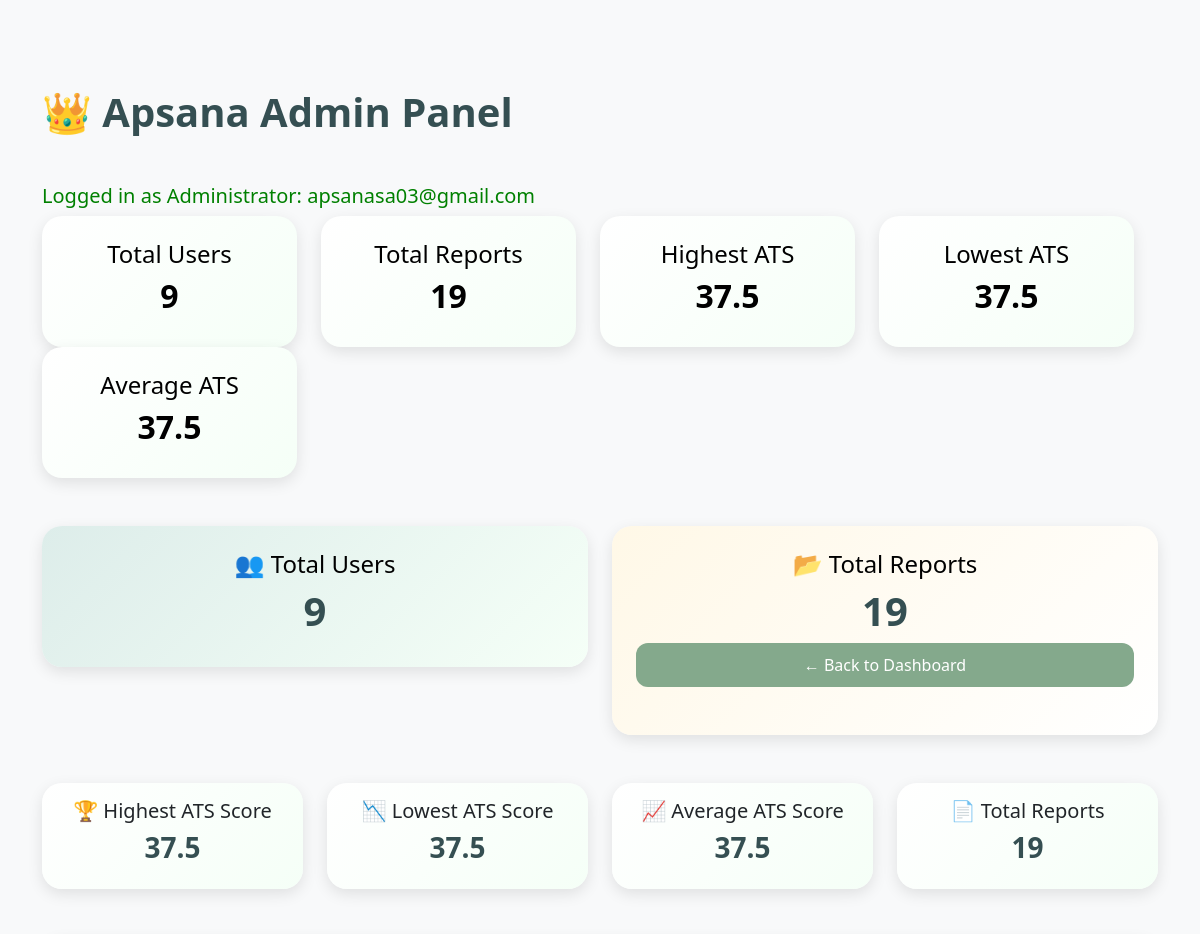
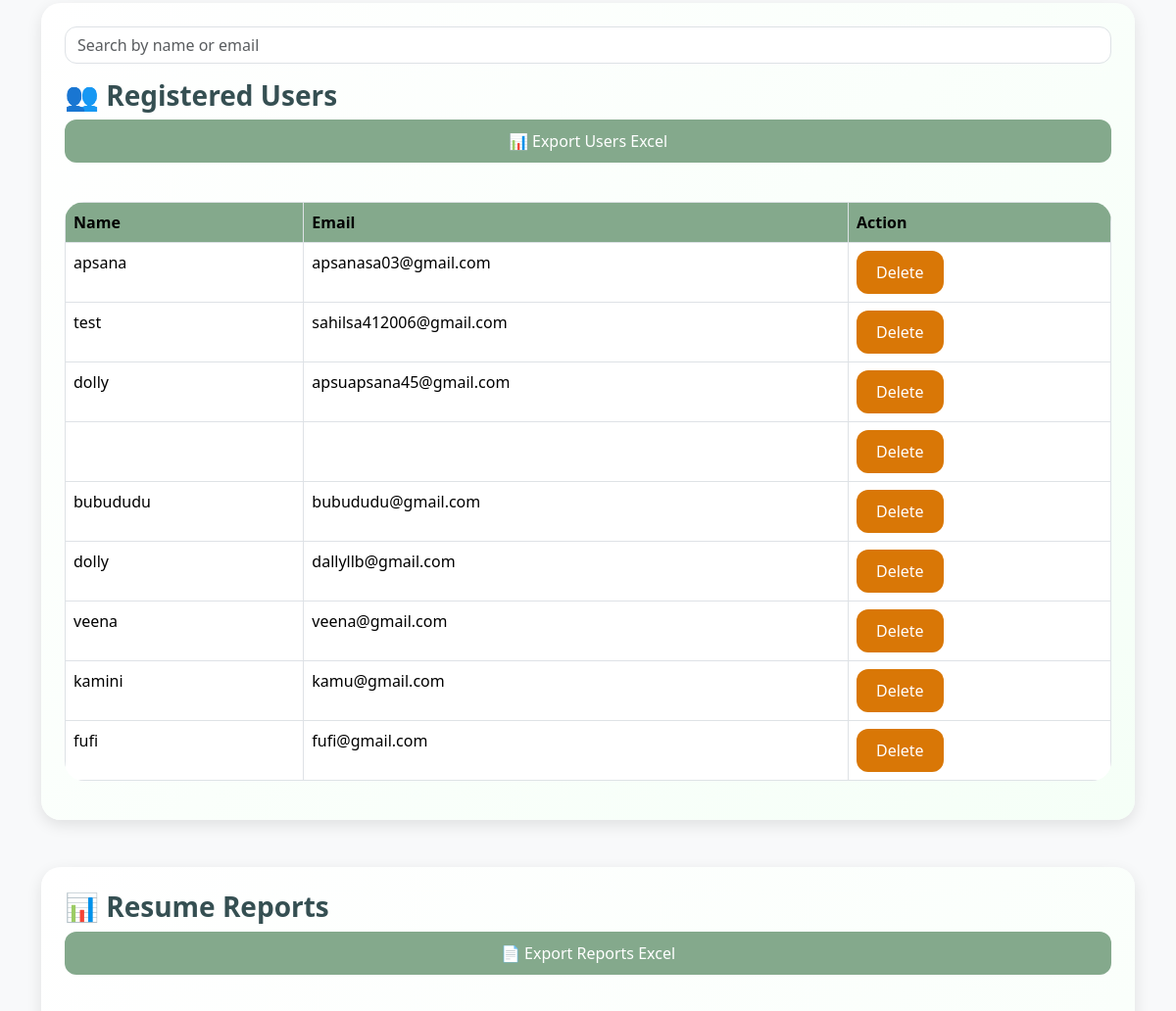
Page /admin (signed in, upper part) on the earlier database version (2 pictures, top to bottom).
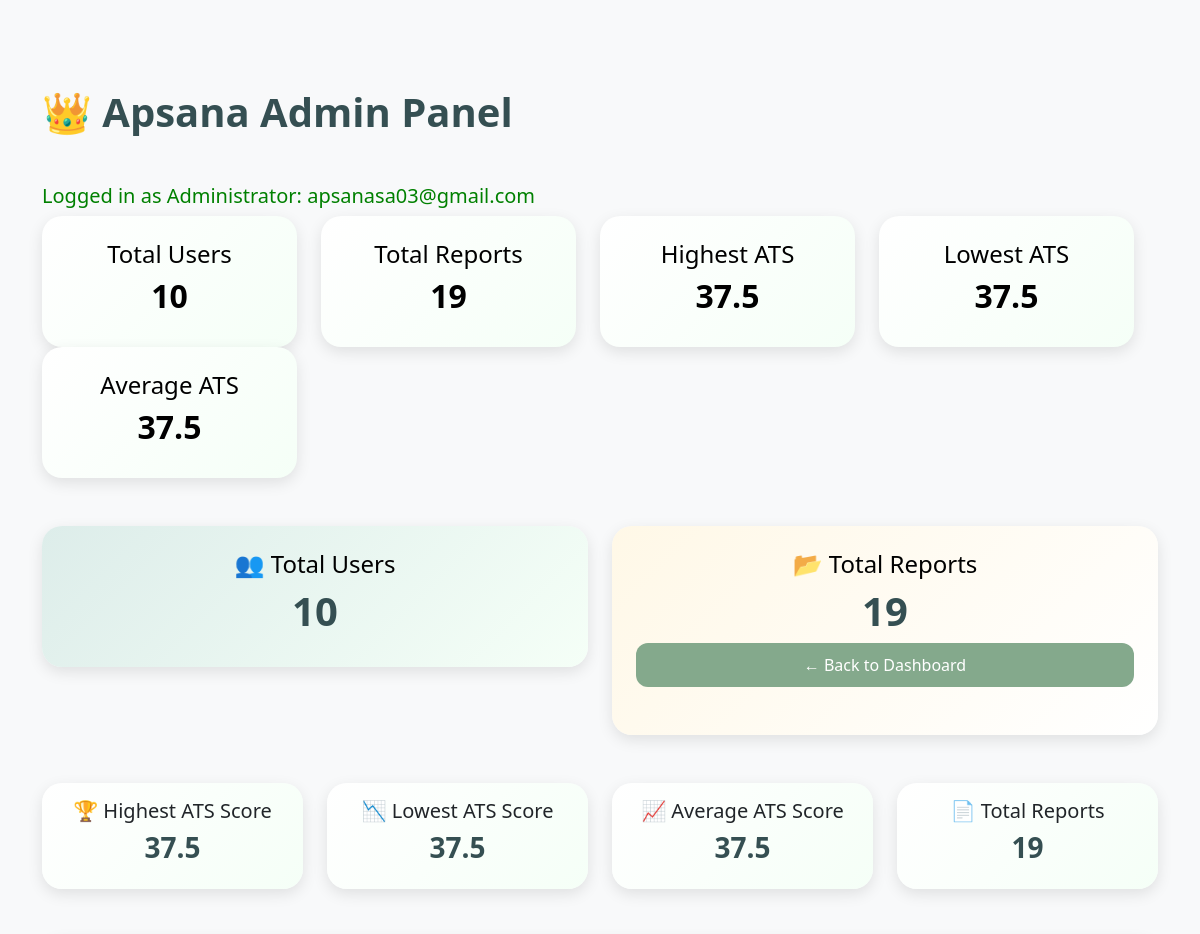
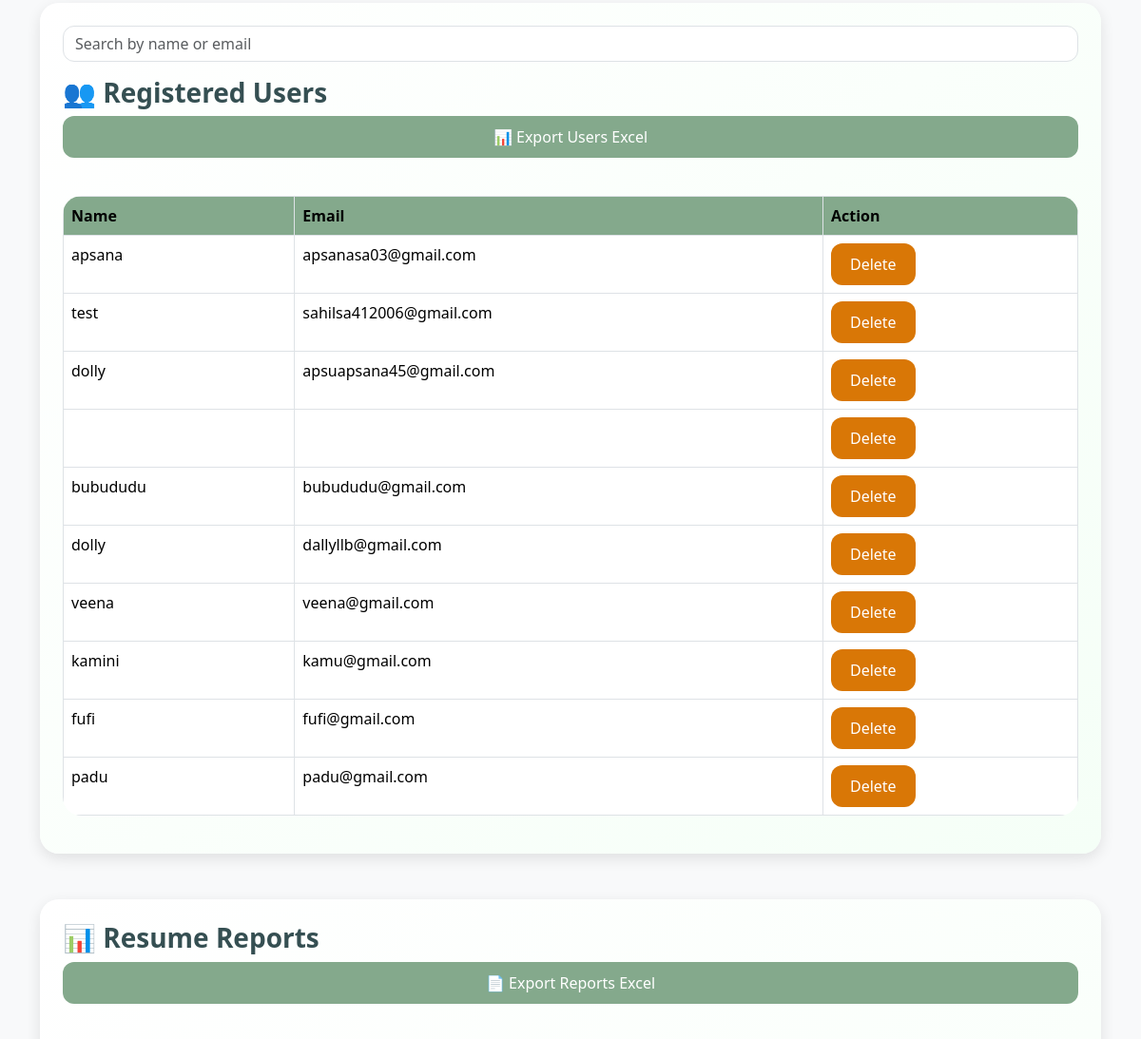
Same page on the later database version (2 pictures, top to bottom).
### tables this page shows
CREATE TABLE users(

        id INTEGER PRIMARY KEY AUTOINCREMENT,

        name TEXT,

        email TEXT UNIQUE,

        password TEXT

    );

### app.py (the view)
@app.route('/admin')
def admin():
    if session.get('user') != "apsanasa03@gmail.com":
        return "Access Denied"
    print(session.get('user'))
    search = request.args.get('search')
    if search:
        users = search_users(search)
    else:
        users = get_all_users()
        reports = get_all_reports()
        highest_score, lowest_score, average_score, total_reports = get_statistics()
        total_users = count_users()
        total_reports = count_reports()
        return render_template(
        'admin.html',
        users=users,
        reports=reports,
        highest_score=highest_score,
        lowest_score=lowest_score,
        average_score=average_score,
        total_users=total_users,
        total_reports=total_reports
    )

### utils/database.py (called while the page is built)
def get_all_users():
    conn = sqlite3.connect("database/users.db")
    cursor = conn.cursor()
    cursor.execute(
        """
        SELECT name, email
        FROM users
        """
    )
    users = cursor.fetchall()
    conn.close()
    return users

def get_all_reports():
    conn = sqlite3.connect("database/users.db")
    cursor = conn.cursor()
    cursor.execute(
        """
       SELECT user_email, score,date, id
       FROM reports
        """
    )
    reports = cursor.fetchall()
    conn.close()
    return reports

def count_users():
    conn = sqlite3.connect("database/users.db")
    cursor = conn.cursor()
    cursor.execute(
        """
        SELECT COUNT(*)
        FROM users
        """
    )
    total = cursor.fetchone()[0]
    conn.close()
    return total

def count_reports():
    conn = sqlite3.connect("database/users.db")
    cursor = conn.cursor()
    cursor.execute(
        """
        SELECT COUNT(*)
        FROM reports
        """
    )
    total = cursor.fetchone()[0]
    conn.close()
    return total

def get_statistics():
    conn = sqlite3.connect("database/users.db")
    cursor = conn.cursor()
    cursor.execute("SELECT MAX(score) FROM reports")
    highest_score = cursor.fetchone()[0]
    cursor.execute("SELECT MIN(score) FROM reports")
    lowest_score = cursor.fetchone()[0]
    cursor.execute("SELECT AVG(score) FROM reports")
    average_score = cursor.fetchone()[0]
    cursor.execute("SELECT COUNT(*) FROM reports")
    total_reports = cursor.fetchone()[0]
    conn.close()
    if average_score:
        average_score = round(average_score, 2)
    else:
        average_score = 0
    return (
        highest_score,
        lowest_score,
        average_score,
        total_reports
    )

### templates/admin.html (shortened to what this page needs)
<!DOCTYPE html>
<html lang="en">
<head>
    <link
    href="https://cdn.jsdelivr.net/npm/bootstrap@5.3.3/dist/css/bootstrap.min.css"
    rel="stylesheet">
    <link rel="stylesheet"
    href="{{ url_for('static',
                     filename='css/style.css') }}">
</head>
<body>
<div class="container mt-5">
    <h1 class="mb-5">
        👑  Apsana Admin Panel
    </h1>
    <h5 style="color:green;">
    Logged in as Administrator:
    {{ session['user'] }}
</h5>
    <div class="row mb-5">
        <div class="row mb-5">
    <div class="col-md-3">
        <div class="card text-center p-4 bg-primary text-white">
            <h4>Total Users</h4>
            <h2>{{ total_users }}</h2>
        </div>
    </div>
    <div class="col-md-3">
        <div class="card text-center p-4 bg-success text-white">
            <h4>Total Reports</h4>
            <h2>{{ total_reports }}</h2>
        </div>
    </div>
    <div class="col-md-3">
        <div class="card text-center p-4 bg-warning text-dark">
            <h4>Highest ATS</h4>
            <h2>{{ highest_score }}</h2>
        </div>
    </div>
    <div class="col-md-3">
        <div class="card text-center p-4 bg-danger text-white">
            <h4>Lowest ATS</h4>
            <h2>{{ lowest_score }}</h2>
        </div>
    </div>
    <div class="col-md-3">
    <div class="card text-center p-4 bg-info text-white">
        <h4>Average ATS</h4>
        <h2>{{ average_score }}</h2>
    </div>
</div>
</div>
    <div class="col-md-6">
        <div class="card text-center p-4"
             style="background:linear-gradient(135deg,#DDEDEA,#F5FFF7);">
            <h4>
                👥 Total Users
            </h4>
            <h1>
                {{ total_users }}
            </h1>
        </div>
    </div>
    <div class="col-md-6">
        <div class="card text-center p-4"
             style="background:linear-gradient(135deg,#FFF8E7,#FFFFFF);">
            <h4>
                📂 Total Reports
            </h4>
            <h1>
                {{ total_reports }}
            </h1>
            <a href="/dashboard"
class="btn btn-success mb-4">
    ← Back to Dashboard
</a>
        </div>
    </div>
</div>
    <div class="row mb-5">
    <div class="col-md-3">
        <div class="card text-center p-3">
            <h5>🏆 Highest ATS Score</h5>
            <h3>{{ highest_score }}</h3>
        </div>
    </div>
    <div class="col-md-3">
        <div class="card text-center p-3">
            <h5>📉 Lowest ATS Score</h5>
            <h3>{{ lowest_score }}</h3>
        </div>
    </div>
    <div class="col-md-3">
        <div class="card text-center p-3">
            <h5>📈 Average ATS Score</h5>
            <h3>{{ average_score }}</h3>
        </div>
    </div>
    <div class="col-md-3">
        <div class="card text-center p-3">
            <h5>📄 Total Reports</h5>
            <h3>{{ total_reports }}</h3>
        </div>
    </div>
</div>
    <div class="card p-4 mb-5">
<form method="GET" class="mb-3">
    <input
        type="text"
        name="search"
        class="form-control"
        placeholder="Search by name or email">
</form>
        <h3>
            👥 Registered Users
        </h3>
        <a href="/export-users"
   class="btn btn-success mb-3">
    📊 Export Users Excel
</a>
        <br>
<table class="table table-hover table-bordered">
            <thead>
                <tr>
                   <th>Name</th>
                   <th>Email</th>
                   <th>Action</th>
                </tr>
            </thead>
            <tbody>
                {% for user in users %}
<tr>
    <td>
        {{ user[0] }}
    </td>
    <td>
        {{ user[1] }}
    </td>
    <td>
        <a href="/delete-user/{{ user[1] }}"
           class="btn btn-danger">
            Delete
        </a>
    </td>
</tr>
                {% endfor %}
            </tbody>
        </table>
    </div>
<div class="card p-4">
    <h3>
        📊 Resume Reports
    </h3>
    <a href="/export-reports"
   class="btn btn-success mb-3">
    📄 Export Reports Excel
</a>
    <br>
</div>
</div>
</body>
</html>

### static/css/style.css (style rules this page uses)
body { background: #F8F9FA; font-family: 'Segoe UI', sans-serif; color: #2F3E46; }
h1,h2,h3 { color: #354F52; font-weight: 600; }
.card { background: linear-gradient( 135deg, #ffffff, #F5FFF7 ); border: none; border-radius: 20px; padding: 20px; box-shadow: 0 8px 20px rgba( 0, 0, 0, 0.08 ); transition: all 0.3s ease; }
.btn-success { background: #84A98C; border: none; border-radius: 12px; }
.btn-danger { background: #D97706; border: none; border-radius: 12px; }
input { border-radius: 12px !important; }
table { background:white; border-radius:15px; overflow:hidden; }
th { background:#84A98C !important; color:white; }
.row { margin-bottom:30px; }
a { text-decoration: none; }
.container { padding-top: 40px; }
.card { transition: 0.3s; }
.card { transition: all 0.3s ease; }
.btn { transition: 0.3s; }
h1 { font-weight: bold; }
table { border-radius:20px; overflow:hidden; }
.btn { border-radius:12px; padding:10px 20px; transition:0.3s; }
.btn-danger { border:none; border-radius:12px; }
.card { border:none; border-radius:20px; box-shadow:0 5px 15px rgba(0,0,0,0.1); }
.card h4 { color:black; }
.card h2 { color:black; }

Differences in the rows shown:
added users: name "padu", email "padu@gmail.com"
Other differences:
{{ total_users }}: "9" → "10"
